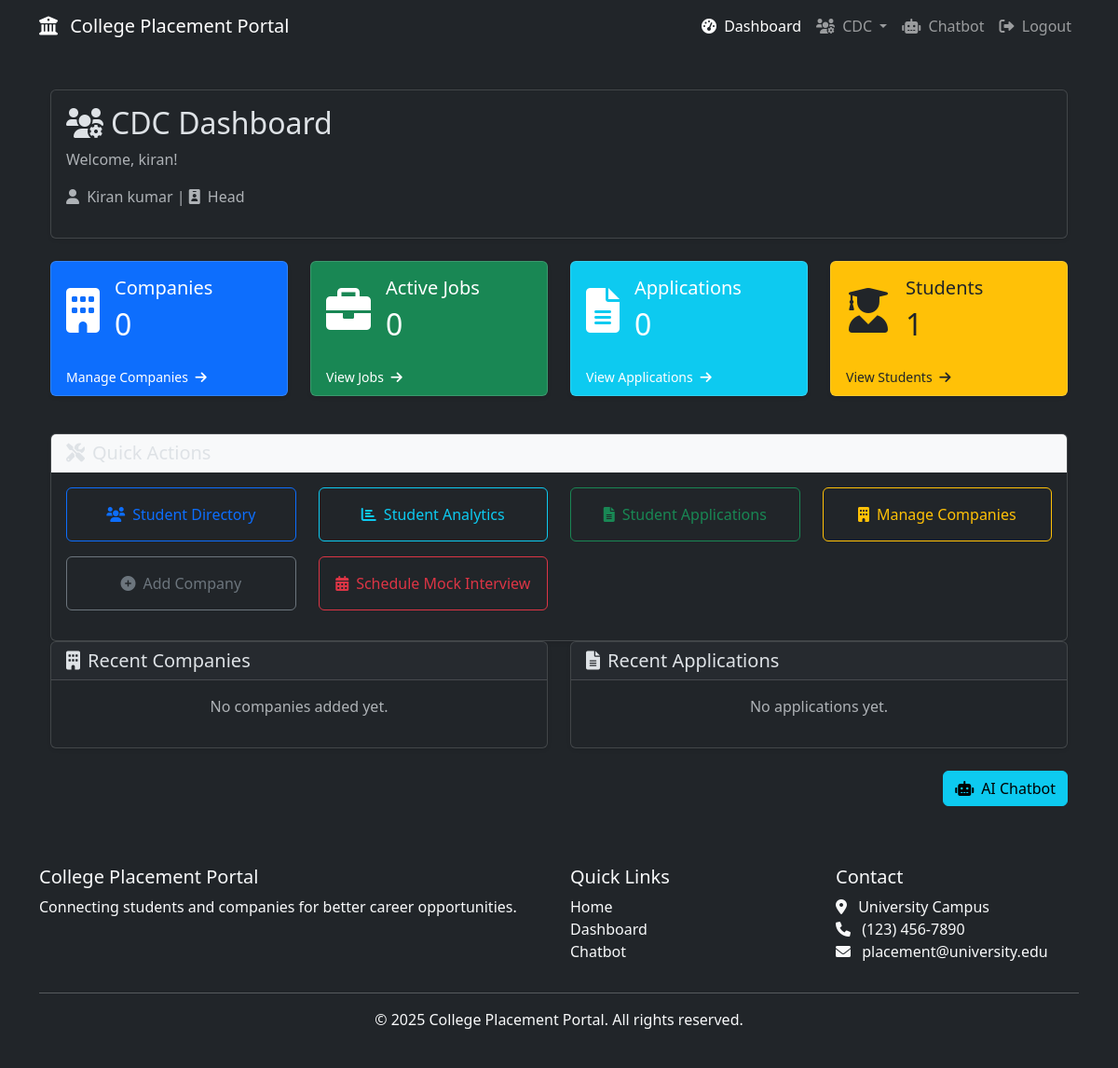
Screenshot of /cdc/dashboard (signed in) with the database file from the repository.
### models.py (models this page shows, shortened)
class User(UserMixin, db.Model):
    id = db.Column(db.Integer, primary_key=True)
    username = db.Column(db.String(64), unique=True, nullable=False)
    email = db.Column(db.String(120), unique=True, nullable=False)
    password_hash = db.Column(db.String(256), nullable=False)
    role = db.Column(db.String(20), nullable=False)
    created_at = db.Column(db.DateTime, default=datetime.utcnow)
    student_profile = db.relationship('StudentProfile', backref='user', uselist=False, cascade='all, delete-orphan')
    company_profile = db.relationship('CompanyProfile', backref='user', uselist=False, cascade='all, delete-orphan')
    cdc_profile = db.relationship('CDCProfile', backref='user', uselist=False, cascade='all, delete-orphan')
    def is_student(self):
        return self.role == ROLE_STUDENT
    def is_cdc(self):
        return self.role == ROLE_CDC

class CDCProfile(db.Model):
    id = db.Column(db.Integer, primary_key=True)
    user_id = db.Column(db.Integer, db.ForeignKey('user.id'), nullable=False)
    full_name = db.Column(db.String(100), nullable=False)
    official_id = db.Column(db.String(50), nullable=False)
    designation = db.Column(db.String(100), nullable=False)
    contact_number = db.Column(db.String(15), nullable=False)

### routes.py (the view)
@bp.route('/cdc/dashboard')
@login_required
def cdc_dashboard():
    if current_user.is_cdc():
        companies_count = CompanyProfile.query.count()
        active_jobs_count = JobPosting.query.filter(
            JobPosting.application_deadline >= datetime.utcnow()
        ).count()
        applications_count = Application.query.count()
        students_count = StudentProfile.query.count()
        recent_companies = CompanyProfile.query.order_by(CompanyProfile.id.desc()).limit(5).all()
        recent_applications = Application.query.order_by(Application.applied_date.desc()).limit(5).all()
        return render_template(
            'cdc/dashboard.html',
            companies_count=companies_count,
            active_jobs_count=active_jobs_count,
            applications_count=applications_count,
            students_count=students_count,
            recent_companies=recent_companies,
            recent_applications=recent_applications
        )
    return render_template('cdc/dashboard.html')

### templates/cdc/dashboard.html (shortened to what this page needs)
{% extends "base.html" %}
{% block content %}
<div class="container">
    <div class="row mb-4">
        <div class="col-12">
            <div class="card shadow-sm">
                <div class="card-body">
                    <h2 class="card-title">
                        <i class="fas fa-users-cog me-2"></i>CDC Dashboard
                    </h2>
                    <p class="text-muted">Welcome, {{ current_user.username }}!</p>
                    {% if current_user.cdc_profile %}
                        <p class="text-muted">
                            <i class="fas fa-user me-1"></i>
                            {{ current_user.cdc_profile.full_name or "Complete your profile" }} |
                            <i class="fas fa-id-badge me-1"></i>
                            {{ current_user.cdc_profile.designation or "Designation not set" }}
                        </p>
                    {% endif %}
                </div>
            </div>
        </div>
    </div>
    <div class="row mb-4">
        <div class="col-md-3">
            <div class="card bg-primary text-white mb-3 shadow-sm">
                <div class="card-body">
                    <div class="d-flex align-items-center">
                        <div class="me-3">
                            <i class="fas fa-building fa-3x"></i>
                        </div>
                        <div>
                            <h5 class="card-title mb-0">Companies</h5>
                            <h2 class="mt-2 mb-0">{{ companies_count|default(0) }}</h2>
                        </div>
                    </div>
                </div>
                <div class="card-footer bg-transparent border-top-0">
                    <a href="{{ url_for('routes.cdc_companies') }}" class="text-white text-decoration-none small">
                        Manage Companies <i class="fas fa-arrow-right ms-1"></i>
                    </a>
                </div>
            </div>
        </div>
        <div class="col-md-3">
            <div class="card bg-success text-white mb-3 shadow-sm">
                <div class="card-body">
                    <div class="d-flex align-items-center">
                        <div class="me-3">
                            <i class="fas fa-briefcase fa-3x"></i>
                        </div>
                        <div>
                            <h5 class="card-title mb-0">Active Jobs</h5>
                            <h2 class="mt-2 mb-0">{{ active_jobs_count|default(0) }}</h2>
                        </div>
                    </div>
                </div>
                <div class="card-footer bg-transparent border-top-0">
                    <a href="{{ url_for('routes.cdc_companies') }}" class="text-white text-decoration-none small">
                        View Jobs <i class="fas fa-arrow-right ms-1"></i>
                    </a>
                </div>
            </div>
        </div>
        <div class="col-md-3">
            <div class="card bg-info text-white mb-3 shadow-sm">
                <div class="card-body">
                    <div class="d-flex align-items-center">
                        <div class="me-3">
                            <i class="fas fa-file-alt fa-3x"></i>
                        </div>
                        <div>
                            <h5 class="card-title mb-0">Applications</h5>
                            <h2 class="mt-2 mb-0">{{ applications_count|default(0) }}</h2>
                        </div>
                    </div>
                </div>
                <div class="card-footer bg-transparent border-top-0">
                    <a href="{{ url_for('routes.cdc_student_applications') }}" class="text-white text-decoration-none small">
                        View Applications <i class="fas fa-arrow-right ms-1"></i>
                    </a>
                </div>
            </div>
        </div>
        <div class="col-md-3">
            <div class="card bg-warning text-dark mb-3 shadow-sm">
                <div class="card-body">
                    <div class="d-flex align-items-center">
                        <div class="me-3">
                            <i class="fas fa-user-graduate fa-3x"></i>
                        </div>
                        <div>
                            <h5 class="card-title mb-0">Students</h5>
                            <h2 class="mt-2 mb-0">{{ students_count|default(0) }}</h2>
                        </div>
                    </div>
                </div>
                <div class="card-footer bg-transparent border-top-0">
                    <a href="{{ url_for('routes.cdc_student_applications') }}" class="text-dark text-decoration-none small">
                        View Students <i class="fas fa-arrow-right ms-1"></i>
                    </a>
                </div>
            </div>
        </div>
    </div>
    <div class="row mt-4">
        <div class="col-12">
            <div class="card shadow-sm">
                <div class="card-header bg-light">
                    <h5 class="mb-0"><i class="fas fa-tools me-2"></i>Quick Actions</h5>
                </div>
                <div class="card-body">
                    <div class="row">
                        <div class="col-md-3 mb-3">
                            <a href="{{ url_for('routes.cdc_students') }}" class="btn btn-outline-primary d-block py-3">
                                <i class="fas fa-users me-2"></i>Student Directory
                            </a>
                        </div>
                        <div class="col-md-3 mb-3">
                            <a href="{{ url_for('routes.cdc_student_analytics') }}" class="btn btn-outline-info d-block py-3">
                                <i class="fas fa-chart-bar me-2"></i>Student Analytics
                            </a>
                        </div>
                        <div class="col-md-3 mb-3">
                            <a href="{{ url_for('routes.cdc_student_applications') }}" class="btn btn-outline-success d-block py-3">
                                <i class="fas fa-file-alt me-2"></i>Student Applications
                            </a>
                        </div>
                        <div class="col-md-3 mb-3">
                            <a href="{{ url_for('routes.cdc_companies') }}" class="btn btn-outline-warning d-block py-3">
                                <i class="fas fa-building me-2"></i>Manage Companies
                            </a>
                        </div>
                        <div class="col-md-3 mb-3">
                            <a href="{{ url_for('routes.cdc_add_company') }}" class="btn btn-outline-secondary d-block py-3">
                                <i class="fas fa-plus-circle me-2"></i>Add Company
                            </a>
                        </div>
                        <div class="col-md-3 mb-3">
                            <a href="{{ url_for('routes.cdc_schedule_mock') }}" class="btn btn-outline-danger d-block py-3">
                                <i class="fas fa-calendar-alt me-2"></i>Schedule Mock Interview
                            </a>
                        </div>
                    </div>
                </div>
            </div>
        </div>
    </div>
    <div class="row mb-4">
        <div class="col-md-6">
            <div class="card shadow-sm">
                <div class="card-header">
                    <h5 class="mb-0"><i class="fas fa-building me-2"></i>Recent Companies</h5>
                </div>
                <div class="card-body">
                    {% if recent_companies %}
                        <div class="list-group list-group-flush">
                            {% for company in recent_companies %}
                            <div class="list-group-item d-flex justify-content-between align-items-center">
                                <div>
                                    <h6 class="mb-1">{{ company.company_name }}</h6>
                                    <small class="text-muted">{{ company.website or "No website" }}</small>
                                </div>
                                <a href="{{ url_for('routes.cdc_companies') }}" class="btn btn-sm btn-outline-primary">
                                    <i class="fas fa-eye"></i>
                                </a>
                            </div>
                            {% endfor %}
                        </div>
                    {% else %}
                        <p class="text-muted text-center">No companies added yet.</p>
                    {% endif %}
                </div>
            </div>
        </div>
        <div class="col-md-6">
            <div class="card shadow-sm">
                <div class="card-header">
                    <h5 class="mb-0"><i class="fas fa-file-alt me-2"></i>Recent Applications</h5>
                </div>
                <div class="card-body">
                    {% if recent_applications %}
                        <div class="list-group list-group-flush">
                            {% for application in recent_applications %}
                            <div class="list-group-item d-flex justify-content-between align-items-center">
                                <div>
                                    <h6 class="mb-1">{{ application.student.full_name }}</h6>
                                    <small class="text-muted">{{ application.job_posting.title }} at {{ application.job_posting.company.company_name }}</small>
                                </div>
                                <span class="badge {{ format_status(application.status)[1] }}">
                                    {{ format_status(application.status)[0] }}
                                </span>
                            </div>
                            {% endfor %}
                        </div>
                    {% else %}
                        <p class="text-muted text-center">No applications yet.</p>
                    {% endif %}
                </div>
            </div>
        </div>
    </div>
    <div class="mb-3 text-end">
        <a href="{{ url_for('routes.chatbot') }}" class="btn btn-info">
            <i class="fas fa-robot me-2"></i>AI Chatbot
        </a>
    </div>
</div>
{% endblock %}

### static/css/custom.css (style rules this page uses)
.card.shadow-sm { transition: transform 0.3s ease, box-shadow 0.3s ease; }
.card .card-body .fa-3x { transition: transform 0.3s ease; }

### rows the page displays
User: username "kiran"
CDCProfile: cdc_profile "Kiran kumar", cdc_profile "Head"

### other values shown
{{ companies_count|default(0) }} "0"
{{ active_jobs_count|default(0) }} "0"
{{ applications_count|default(0) }} "0"
{{ students_count|default(0) }} "1"
